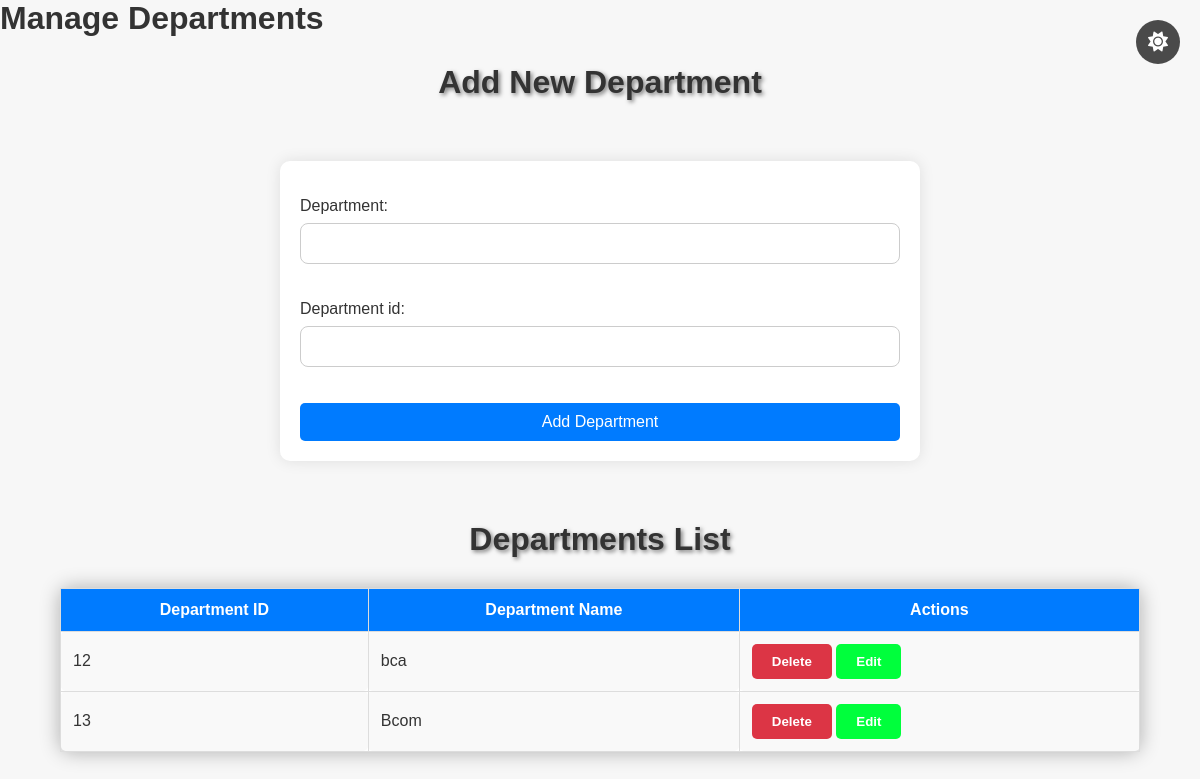
/manage_departments/, run on the app's committed database.
### SynChronisApp/models.py (models this page shows)
class DepartmentsTable(models.Model):
    department_id = models.IntegerField(null=False, blank=False)
    Department = models.CharField(max_length=50, null=True, blank=True)

### SynChronisApp/views.py (the view, shortened to what this page needs)
# urls.py: path('manage_departments/', ManageDepartmentsView.as_view(), name='manage_departments'),
class ManageDepartmentsView(View):
    def get(self, request):
        departments = DepartmentsTable.objects.all()
        form = DepartmentForm()
        return render(request, 'manage_departments.html', {
            'departments': departments,
            'form': form
        })

### SynChronisApp/form.py
class DepartmentForm(ModelForm):
    class Meta:
        model = DepartmentsTable
        fields = ['Department', 'department_id',]  # Assuming you have a related field for CollegeDetails

### templates/manage_departments.html (shortened to what this page needs)
{% load static %}
<html lang="en">
<head>
    <link href="https://cdnjs.cloudflare.com/ajax/libs/font-awesome/6.0.0-beta3/css/all.min.css" rel="stylesheet">
    <link rel="stylesheet" href="{% static 'css/manage.css' %}">
</head>
<body>
     <button id="theme-toggle-btn" class="theme-toggle-btn">
        <i class="fa fa-sun"></i>
    </button>
    <h1>Manage Departments</h1>
    <h2>Add New Department</h2>
    <form method="POST" id="add-department-form">
        {{ form.as_p }}
        <button type="submit">Add Department</button>
    </form>
    <h2>Departments List</h2>
    <table>
        <thead>
            <tr>
                <th>Department ID</th>
                <th>Department Name</th>
                <th>Actions</th>
            </tr>
        </thead>
        <tbody>
            {% for department in departments %}
            <tr id="department-{{ department.id }}" data-id="{{ department.id }}">
                <td>{{ department.department_id }}</td>
                <td>{{ department.Department }}</td>
                <td>
                    <button class="delete-department-btn" id="delete-department-btn" data-id="{{ department.id }}">Delete</button>
                    <button class="edit-department-btn" id="edit-department-btn" data-id="{{ department.id }}" data-department-id="{{ department.department_id }}" data-department-name="{{ department.Department }}">Edit</button>
                </td>
            </tr>
            {% empty %}
            <tr>
                <td colspan="3">No departments available.</td>
            </tr>
            {% endfor %}
        </tbody>
    </table>
</body>
</html>

### static/css/manage.css (style rules this page uses)
body { font-family: 'Arial', sans-serif; margin: 0; padding: 0; height: 100%; background: url('https://maps.googleapis.com/maps/api/staticmap?center=40.748817,-73.985428&zoom=15&size=600x300&maptype=roadmap') no-repeat center center fixed; background-size: cover; overflow: hidden; color: #333; overflow-y: scroll; }
h2, h3 { text-align: center; color: inherit; font-size: 2rem; font-weight: bold; text-shadow: 2px 2px 4px rgba(0, 0, 0, 0.5); }
button { cursor: pointer; border: none; padding: 10px 20px; border-radius: 5px; transition: all 0.3s ease; }
#theme-toggle-btn { position: fixed; top: 20px; right: 20px; background-color: rgba(0, 0, 0, 0.7); color: white; padding: 12px; border-radius: 50%; font-size: 18px; }
#theme-toggle-btn i { font-size: 20px; }
form { max-width: 600px; margin: 60px auto; padding: 20px; border-radius: 10px; background-color: rgba(255, 255, 255, 0.85); box-shadow: 0 0 15px rgba(0, 0, 0, 0.1); }
form label { font-size: 1rem; color: #333; margin-bottom: 5px; }
form input, form select { width: 100%; padding: 12px; margin: 8px 0 20px 0; border: 1px solid #ccc; border-radius: 8px; box-sizing: border-box; }
form button { background-color: #007bff; color: white; font-size: 1rem; width: 100%; transition: background-color 0.3s; }
table { width: 90%; margin: 30px auto; border-collapse: collapse; box-shadow: 0 0 20px rgba(0, 0, 0, 0.3); border-radius: 10px; background-color: rgba(255, 255, 255, 0.8); }
th, td { padding: 12px; text-align: left; border: 1px solid #ddd; }
th { background-color: #007bff; color: white; font-weight: bold; text-align: center; }
td { background-color: rgba(255, 255, 255, 0.9); color: #333; border-radius: 5px; }
body.light { background-color: #f7f7f7; }
body.light form { background-color: #fff; box-shadow: 0 0 15px rgba(0, 0, 0, 0.1); }
body.light table { background-color: #fff; color: #333; border-radius: 10px; }
body.light th { background-color: #007bff; }
body.light td { background-color: #f9f9f9; }
body.light th, body.light td { border: 1px solid #ddd; }
body.light button { background-color: #007bff; color: white; }
.light #edit-course-btn, .light #edit-btn, .light #edit-department-btn { background-color: #00ff3c; color: white; font-weight: bold; }
.light #delete-course-btn, .light #delete-btn, .light #delete-department-btn { background-color: #dc3545; color: white; font-weight: bold; }

### data on the page
DepartmentsTable: department_id "12", Department "bca"
DepartmentsTable: department_id "13", Department "Bcom"
